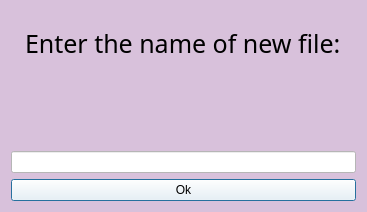
<?xml version="1.0" encoding="UTF-8"?>
<ui version="4.0">
 <class>Dialog</class>
 <widget class="QDialog" name="Dialog">
  <property name="geometry">
   <rect>
    <x>0</x>
    <y>0</y>
    <width>367</width>
    <height>212</height>
   </rect>
  </property>
  <property name="minimumSize">
   <size>
    <width>367</width>
    <height>212</height>
   </size>
  </property>
  <property name="maximumSize">
   <size>
    <width>367</width>
    <height>212</height>
   </size>
  </property>
  <property name="windowTitle">
   <string>Введите название файла</string>
  </property>
  <property name="windowIcon">
   <iconset resource="res.qrc">
    <normaloff>:/icons/icons/axolot.png</normaloff>:/icons/icons/axolot.png</iconset>
  </property>
  <property name="styleSheet">
   <string notr="true">background-color: rgb(216, 193, 219)</string>
  </property>
  <layout class="QVBoxLayout" name="verticalLayout">
   <item alignment="Qt::AlignmentFlag::AlignHCenter">
    <widget class="QLabel" name="label">
     <property name="font">
      <font>
       <family>Sitka Text Semibold</family>
       <pointsize>19</pointsize>
       <italic>false</italic>
       <bold>false</bold>
      </font>
     </property>
     <property name="layoutDirection">
      <enum>Qt::LayoutDirection::LeftToRight</enum>
     </property>
     <property name="autoFillBackground">
      <bool>false</bool>
     </property>
     <property name="styleSheet">
      <string notr="true">font: 19pt &quot;Sitka Text Semibold&quot;;
background-color: none;
</string>
     </property>
     <property name="text">
      <string>Enter the name of new file:</string>
     </property>
    </widget>
   </item>
   <item>
    <widget class="QLabel" name="labelError">
     <property name="styleSheet">
      <string notr="true">background-color: none;</string>
     </property>
     <property name="text">
      <string/>
     </property>
    </widget>
   </item>
   <item>
    <widget class="QLineEdit" name="lineEdit">
     <property name="enabled">
      <bool>true</bool>
     </property>
     <property name="mouseTracking">
      <bool>true</bool>
     </property>
     <property name="styleSheet">
      <string notr="true">background-color: white;</string>
     </property>
     <property name="text">
      <string/>
     </property>
    </widget>
   </item>
   <item>
    <widget class="QPushButton" name="pushButton">
     <property name="styleSheet">
      <string notr="true">QPushButton {
background-color: white;
font: 600 11pt &quot;Sitka Text Semibold&quot;;
color: black;
}
QPushButton:hover {
background-color: rgb(225, 225, 225);
}

QPushButton:pressed {
background-color: rgb(225, 225, 225);
}</string>
     </property>
     <property name="text">
      <string>Ok</string>
     </property>
    </widget>
   </item>
  </layout>
 </widget>
 <resources>
  <include location="res.qrc"/>
 </resources>
 <connections/>
</ui>
